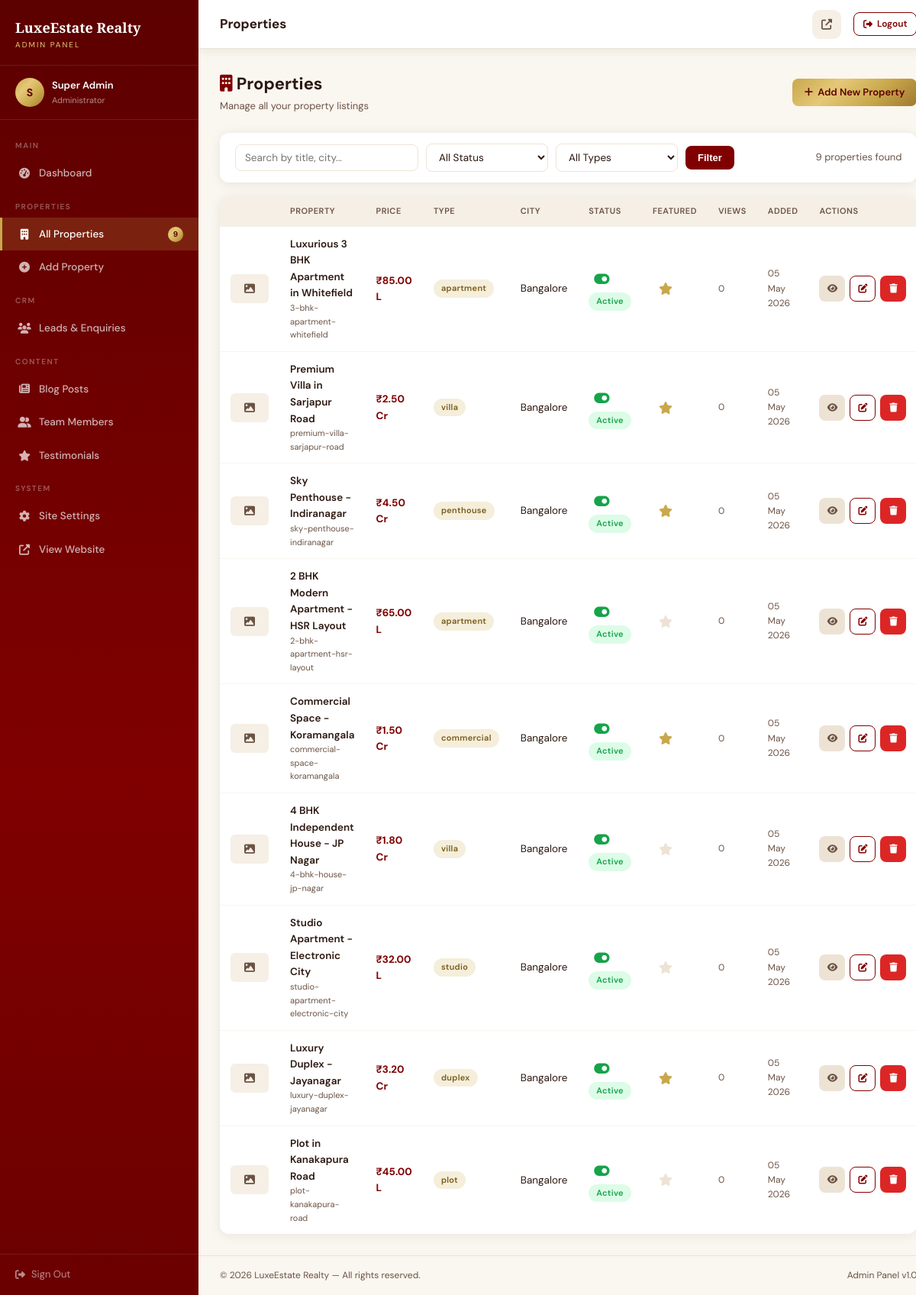
The page /admin/properties.php (signed in) on the database its author committed.
### tables this page shows
CREATE TABLE `properties` (
  `id` int(11) NOT NULL AUTO_INCREMENT,
  `title` varchar(255) NOT NULL,
  `slug` varchar(255) NOT NULL UNIQUE,
  `price` decimal(15,2) NOT NULL DEFAULT 0,
  `price_label` varchar(50) DEFAULT NULL COMMENT 'e.g. Onwards, Negotiable',
  `location` varchar(255) NOT NULL,
  `city` varchar(100) NOT NULL,
  `state` varchar(100) DEFAULT 'Karnataka',
  `pincode` varchar(10) DEFAULT NULL,
  `latitude` decimal(10,8) DEFAULT NULL,
  `longitude` decimal(11,8) DEFAULT NULL,
  `type` enum('apartment','villa','plot','commercial','penthouse','studio','duplex','farmhouse') NOT NULL DEFAULT 'apartment',
  `bhk` tinyint(3) DEFAULT NULL,
  `bathrooms` tinyint(3) DEFAULT NULL,
  `area_sqft` int(11) DEFAULT NULL,
  `area_sqyd` int(11) DEFAULT NULL,
  `floor` tinyint(3) DEFAULT NULL,
  `total_floors` tinyint(3) DEFAULT NULL,
  `parking` tinyint(3) DEFAULT 0,
  `furnishing` enum('furnished','semi-furnished','unfurnished') DEFAULT 'unfurnished',
  `facing` enum('North','South','East','West','North-East','North-West','South-East','South-West') DEFAULT NULL,
  `possession` enum('ready','under-construction','pre-launch') DEFAULT 'ready',
  `possession_date` date DEFAULT NULL,
  `description` longtext NOT NULL,
  `amenities` json DEFAULT NULL,
  `nearby` json DEFAULT NULL COMMENT 'Schools, Hospitals, Metro etc.',
  `rera_number` varchar(100) DEFAULT NULL,
  `builder` varchar(150) DEFAULT NULL,
  `project_name` varchar(150) DEFAULT NULL,
  `video_url` varchar(500) DEFAULT NULL,
  `virtual_tour` varchar(500) DEFAULT NULL,
  `featured` tinyint(1) DEFAULT 0,
  `trending` tinyint(1) DEFAULT 0,
  `status` enum('active','inactive','sold') DEFAULT 'active',
  `meta_title` varchar(255) DEFAULT NULL,
  `meta_description` text DEFAULT NULL,
  `views` int(11) DEFAULT 0,
  `created_at` timestamp NOT NULL DEFAULT CURRENT_TIMESTAMP,
  `updated_at` timestamp NOT NULL DEFAULT CURRENT_TIMESTAMP ON UPDATE CURRENT_TIMESTAMP,
  PRIMARY KEY (`id`),
  KEY `idx_slug` (`slug`),
  KEY `idx_status` (`status`),
  KEY `idx_featured` (`featured`),
  KEY `idx_city` (`city`),
  KEY `idx_type` (`type`)
);

### functions/functions.php (called while the page is built, shortened)
<?php
function sanitize(string $input): string {
    return htmlspecialchars(strip_tags(trim($input)), ENT_QUOTES, 'UTF-8');
}
function formatPrice(float $price, string $symbol = '₹'): string {
    if ($price >= 10000000) {
        return $symbol . number_format($price / 10000000, 2) . ' Cr';
    } elseif ($price >= 100000) {
        return $symbol . number_format($price / 100000, 2) . ' L';
    }
    return $symbol . number_format($price, 0);
}

### admin/properties.php (the view, shortened to what this page needs)
<?php
require_once __DIR__ . '/layout-header.php';
$db = db();
$search = sanitize($_GET['search'] ?? '');
$page   = max(1, (int)($_GET['page'] ?? 1));
$perPage = ADMIN_PER_PAGE;
$offset  = ($page - 1) * $perPage;
$where  = [];
$params = [];
$whereSQL = $where ? 'WHERE ' . implode(' AND ', $where) : '';
$cStmt = $db->prepare("SELECT COUNT(*) FROM properties $whereSQL");
$cStmt->execute($params); $total = (int)$cStmt->fetchColumn();
$stmt = $db->prepare("SELECT p.*, (SELECT image_path FROM property_images WHERE property_id=p.id AND is_primary=1 LIMIT 1) AS thumb
    FROM properties p $whereSQL ORDER BY p.created_at DESC LIMIT :lim OFFSET :off");
$stmt->bindValue(':lim', $perPage, PDO::PARAM_INT);
$stmt->bindValue(':off', $offset, PDO::PARAM_INT);
$stmt->execute();
$properties = $stmt->fetchAll();
?>
<div class="page-header">
    <div>
        <h1><i class="fas fa-building" style="color:var(--maroon)"></i> Properties</h1>
        <p>Manage all your property listings</p>
    </div>
    <a href="<?= ADMIN_URL ?>/property-add.php" class="btn btn-gold">
        <i class="fas fa-plus"></i> Add New Property
    </a>
</div>
<div class="card" style="margin-bottom:18px">
    <div class="card-body" style="padding:14px 20px">
        <form method="GET" style="display:flex;gap:10px;flex-wrap:wrap;align-items:center">
            <input type="text" name="search" value="<?= htmlspecialchars($search) ?>"
                   placeholder="Search by title, city..." class="form-control" style="max-width:240px;padding:8px 12px">
            <select name="status" class="form-control" style="max-width:160px;padding:8px 12px">
                <option value="">All Status</option>
            </select>
            <select name="type" class="form-control" style="max-width:160px;padding:8px 12px">
                <option value="">All Types</option>
            </select>
            <button type="submit" class="btn btn-primary">Filter</button>
            <span style="margin-left:auto;font-size:13px;color:var(--text-muted)"><?= $total ?> properties found</span>
        </form>
    </div>
</div>
<div class="card">
    <div class="table-wrap">
        <?php if (empty($properties)): ?>
        <div style="text-align:center;padding:60px;color:var(--text-muted)">
            <i class="fas fa-building" style="font-size:40px;opacity:.3;display:block;margin-bottom:12px"></i>
            <p>No properties found. <a href="<?= ADMIN_URL ?>/property-add.php" style="color:var(--maroon)">Add your first property.</a></p>
        </div>
        <?php else: ?>
        <table>
            <thead><tr>
                <th style="width:50px"></th>
                <th>Property</th><th>Price</th><th>Type</th><th>City</th>
                <th>Status</th><th>Featured</th><th>Views</th><th>Added</th><th>Actions</th>
            </tr></thead>
            <tbody>
            <?php foreach ($properties as $p): ?>
            <tr>
                <td>
                    <?php if ($p['thumb']): ?>
                    <img src="<?= UPLOAD_URL . htmlspecialchars($p['thumb']) ?>" class="table-img" alt="">
                    <?php else: ?>
                    <div class="table-no-img"><i class="fas fa-image"></i></div>
                    <?php endif; ?>
                </td>
                <td>
                    <div style="font-weight:600;font-size:13.5px"><?= htmlspecialchars($p['title']) ?></div>
                    <div style="font-size:11px;color:var(--text-muted)"><?= htmlspecialchars($p['slug']) ?></div>
                </td>
                <td style="font-weight:700;color:var(--maroon)"><?= formatPrice($p['price']) ?></td>
                <td><span class="badge badge-gold"><?= htmlspecialchars($p['type']) ?></span></td>
                <td><?= htmlspecialchars($p['city']) ?></td>
                <td>
                    <button class="btn btn-sm btn-icon status-toggle" style="background:none;border:none;cursor:pointer"
                        data-id="<?= $p['id'] ?>" data-type="properties" data-field="status"
                        data-value="<?= $p['status'] ?>" title="Toggle Status">
                        <?php if ($p['status'] === 'active'): ?>
                        <i class="fas fa-toggle-on" style="color:var(--success);font-size:18px"></i>
                        <?php else: ?>
                        <i class="fas fa-toggle-off" style="color:var(--text-muted);font-size:18px"></i>
                        <?php endif; ?>
                    </button>
                    <span id="status-badge-<?= $p['id'] ?>" class="badge <?= $p['status']==='active'?'badge-green':'badge-gray' ?>">
                        <?= ucfirst($p['status']) ?>
                    </span>
                </td>
                <td>
                    <button class="btn btn-sm btn-icon status-toggle" style="background:none;border:none;cursor:pointer"
                        data-id="<?= $p['id'] ?>" data-type="properties" data-field="featured"
                        data-value="<?= $p['featured'] ?>">
                        <i class="fas fa-star" style="color:<?= $p['featured'] ? 'var(--gold)' : 'var(--beige-dark)' ?>;font-size:16px"></i>
                    </button>
                </td>
                <td style="font-size:12px;color:var(--text-muted)"><?= number_format($p['views']) ?></td>
                <td style="font-size:12px;color:var(--text-muted)"><?= date('d M Y', strtotime($p['created_at'])) ?></td>
                <td>
                    <div style="display:flex;gap:6px">
                        <a href="<?= SITE_URL ?>/property/<?= htmlspecialchars($p['slug']) ?>" target="_blank"
                           class="btn btn-sm btn-icon btn-gray" title="Preview"><i class="fas fa-eye"></i></a>
                        <a href="<?= ADMIN_URL ?>/property-add.php?edit=<?= $p['id'] ?>"
                           class="btn btn-sm btn-icon btn-outline" title="Edit"><i class="fas fa-edit"></i></a>
                        <form method="POST" style="display:inline" onsubmit="return confirm('Delete this property?')">
                            <button type="submit" class="btn btn-sm btn-icon btn-danger" title="Delete">
                                <i class="fas fa-trash"></i>
                            </button>
                        </form>
                    </div>
                </td>
            </tr>
            <?php endforeach; ?>
            </tbody>
        </table>
        <?php endif; ?>
    </div>
</div>
<?php require_once __DIR__ . '/layout-footer.php'; ?>

### admin/layout-header.php (style rules this page uses)
:root { --maroon: #800000; --maroon-dark: #5C0000; --maroon-light: #9B1C1C; --gold: #C9A84C; --gold-light: #E5C878; --gold-gradient: linear-gradient(135deg, #C9A84C, #E5C878, #C9A84C, #A07830); --beige: #F5EFE6; --beige-light: #FAF6F0; --beige-dark: #EDE3D5; --text: #2C1810; --text-muted: #6B5344; --sidebar-w: 260px; --header-h: 64px; --radius: 12px; --shadow: 0 2px 15px rgba(0,0,0,.08); --shadow-lg: 0 8px 30px rgba(0,0,0,.12); --transition: .2s ease; --success: #16A34A; --danger: #DC2626; --warning: #D97706; --info: #0369A1; }
* { margin:0; padding:0; box-sizing:border-box; }
body { font-family:'DM Sans',sans-serif; background:var(--beige-light); color:var(--text); line-height:1.6; }
a { text-decoration:none; color:inherit; }
.page-header { display:flex; align-items:center; justify-content:space-between; margin-bottom:24px; flex-wrap:wrap; gap:12px; }
.page-header h1 { font-size:22px; font-weight:700; color:var(--text); }
.page-header p { font-size:13px; color:var(--text-muted); margin-top:2px; }
.card { background:white; border-radius:var(--radius); box-shadow:var(--shadow); overflow:hidden; }
.card-body { padding:20px; }
.table-wrap { overflow-x:auto; }
table { width:100%; border-collapse:collapse; font-size:13.5px; }
th { background:var(--beige); padding:11px 14px; text-align:left; font-size:11px; letter-spacing:.5px; text-transform:uppercase; color:var(--text-muted); font-weight:600; }
td { padding:12px 14px; border-bottom:1px solid var(--beige-light); vertical-align:middle; }
tr:last-child td { border-bottom:none; }
.table-no-img { width:50px; height:38px; border-radius:6px; background:var(--beige); display:flex; align-items:center; justify-content:center; color:var(--text-muted); font-size:14px; }
.badge { display:inline-flex; align-items:center; gap:4px; padding:3px 10px; border-radius:20px; font-size:11px; font-weight:600; letter-spacing:.3px; }
.badge-green { background:#DCFCE7; color:var(--success); }
.badge-gold { background:rgba(201,168,76,.2); color:#7A5C1A; }
.btn { display:inline-flex; align-items:center; gap:6px; padding:8px 16px; border-radius:8px; font-size:13px; font-weight:600; cursor:pointer; border:none; transition:all var(--transition); white-space:nowrap; }
.btn-sm { padding:5px 12px; font-size:12px; }
.btn-primary { background:var(--maroon); color:white; }
.btn-gold { background:var(--gold-gradient); color:var(--maroon-dark); }
.btn-outline { background:transparent; color:var(--maroon); border:1.5px solid var(--maroon); }
.btn-danger { background:var(--danger); color:white; }
.btn-gray { background:var(--beige-dark); color:var(--text-muted); }
.btn-icon { padding:7px; width:34px; height:34px; justify-content:center; border-radius:8px; }
.form-control { padding:10px 12px; border:1.5px solid var(--beige-dark); border-radius:8px; font-family:'DM Sans',sans-serif; font-size:13.5px; color:var(--text); background:white; transition:border-color var(--transition), box-shadow var(--transition); outline:none; width:100%; }
select.form-control { cursor:pointer; }

### rows shown on the page
properties: title "Luxurious 3 BHK Apartment in Whitefield", slug "3-bhk-apartment-whitefield", price "₹85.00 L", type "apartment", city "Bangalore", status "Active", $p['id'] 1 (drawn), featured 1 (drawn), views "0", created_at "05 May 2026"
properties: title "Premium Villa in Sarjapur Road", slug "premium-villa-sarjapur-road", price "₹2.50 Cr", type "villa", city "Bangalore", status "Active", $p['featured'] 1 (drawn), featured 1 (drawn), views "0", created_at "05 May 2026"
properties: title "Sky Penthouse - Indiranagar", slug "sky-penthouse-indiranagar", price "₹4.50 Cr", type "penthouse", city "Bangalore", status "Active", $p['featured'] 1 (drawn), featured 1 (drawn), views "0", created_at "05 May 2026"
properties: title "2 BHK Modern Apartment - HSR Layout", slug "2-bhk-apartment-hsr-layout", price "₹65.00 L", type "apartment", city "Bangalore", status "Active", featured 0 (drawn), views "0", created_at "05 May 2026"
properties: title "Commercial Space - Koramangala", slug "commercial-space-koramangala", price "₹1.50 Cr", type "commercial", city "Bangalore", status "Active", $p['featured'] 1 (drawn), featured 1 (drawn), views "0", created_at "05 May 2026"
properties: title "4 BHK Independent House - JP Nagar", slug "4-bhk-house-jp-nagar", price "₹1.80 Cr", type "villa", city "Bangalore", status "Active", featured 0 (drawn), views "0", created_at "05 May 2026"
properties: title "Studio Apartment - Electronic City", slug "studio-apartment-electronic-city", price "₹32.00 L", type "studio", city "Bangalore", status "Active", featured 0 (drawn), views "0", created_at "05 May 2026"
properties: title "Luxury Duplex - Jayanagar", slug "luxury-duplex-jayanagar", price "₹3.20 Cr", type "duplex", city "Bangalore", status "Active", $p['featured'] 1 (drawn), featured 1 (drawn), views "0", created_at "05 May 2026"
properties: title "Plot in Kanakapura Road", slug "plot-kanakapura-road", price "₹45.00 L", type "plot", city "Bangalore", status "Active", featured 0 (drawn), views "0", created_at "05 May 2026"

### other values the page prints
$siteName "LuxeEstate Realty"
substr($adminName, 0, 1) "S"
$adminName "Super Admin"
$totalProps "9"
$pageTitle "Properties"
$total "9"
getSetting('site_name', 'LuxeEstate Realty') "LuxeEstate Realty"
